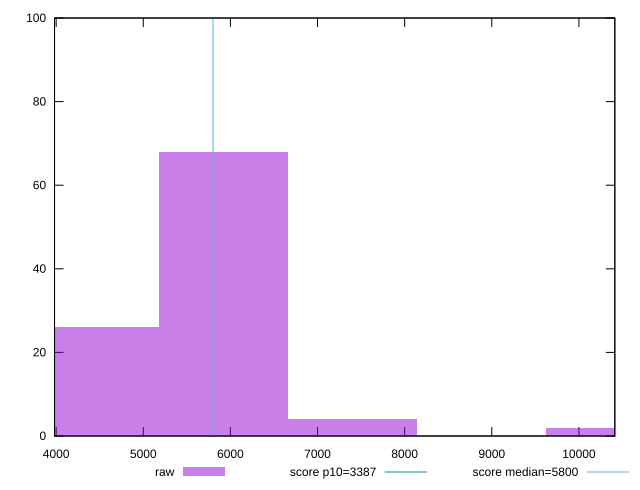

Recreate this plot in gnuplot.
reset

$raw <<EOF
10360.952734641856 2
5920.544419795347 68
4440.40831484651 26
7400.6805247441835 4
EOF

set key outside below
set boxwidth 1480.1361049488366
set xrange [3981.3939311381773:10412.083229150821]
set yrange [0:100]
set trange [0:100]
set style fill transparent solid 0.5 noborder

set parametric
set terminal svg size 640, 490 enhanced background rgb 'white'
set output "report_00017_2021-02-10T15-08-03.406Z/speed-index/samples/pages+cached/raw/histogram.svg"

plot $raw title "raw" with boxes, \
     3387,t title "score p10=3387", \
     5800,t title "score median=5800"

reset
